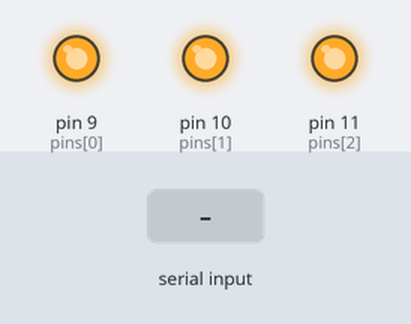
A sketch run on a simulated Arduino Uno, built with avr-gcc and run on an emulated ATmega328P. On the bench: output pins drawn as LEDs (lit = HIGH). The test bench sets the inputs (shaded band). Random numbers use the default seed unless the sketch sets one.

Above: at 1.2 s.
1.3 s: "R\n" received over Serial
At 1.8 s:
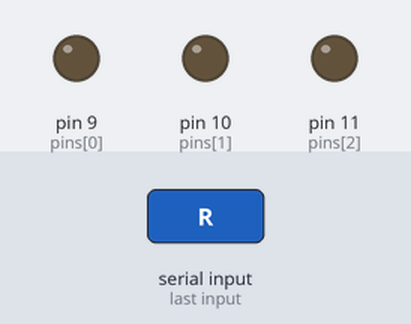
2.8 s: "90,45,200\n" received over Serial
At 4.0 s:
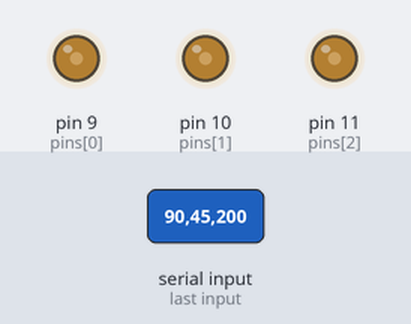
4.3 s: "200\n" received over Serial
At 5.3 s:
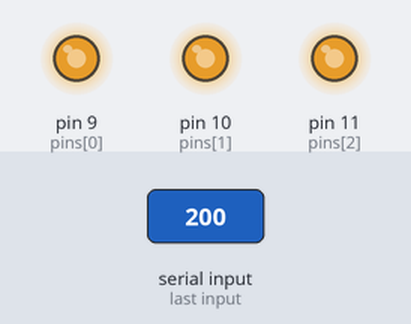
5.8 s: byte 10 ('\n') received over Serial
At 6.5 s:
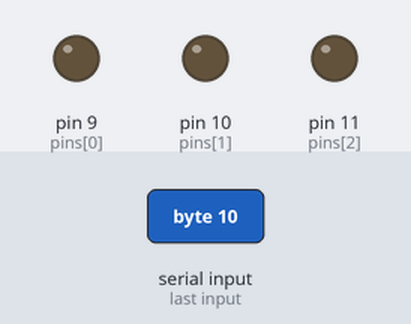
7.3 s: "90,45\n" received over Serial
At 7.6 s:
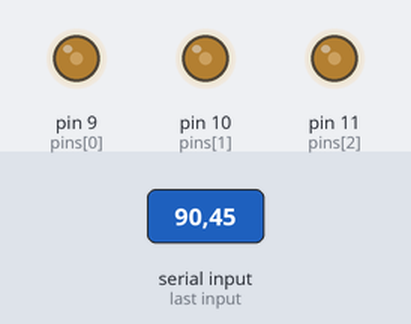
8.8 s: "G\n" received over Serial
At 9.9 s:
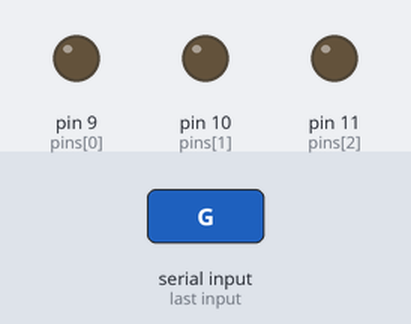
Timing chart, 0 to 11.3 s (numbered marks = the images above; inputs shaded):
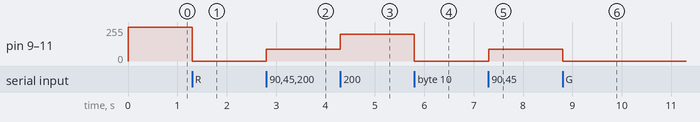

Measured:
- after the input at 1.3 s, pin 9 (pins[0]), pin 10 (pins[1]), pin 11 (pins[2]): 255/255 → 0/255 at once
- after the input at 2.8 s, pin 9 (pins[0]), pin 10 (pins[1]), pin 11 (pins[2]): 0/255 → 90/255 at once
- after the input at 4.3 s, pin 9 (pins[0]), pin 10 (pins[1]), pin 11 (pins[2]): 90/255 → 200/255 at once
- after the input at 5.8 s, pin 9 (pins[0]), pin 10 (pins[1]), pin 11 (pins[2]): 200/255 → 0/255 at once
- after the input at 7.3 s, pin 9 (pins[0]), pin 10 (pins[1]), pin 11 (pins[2]): 0/255 → 90/255 at once
- after the input at 8.8 s, pin 9 (pins[0]), pin 10 (pins[1]), pin 11 (pins[2]): 90/255 → 0/255 at once

The sketch:

rgbled.ino
```cpp
// PWM pins for red, green, blue leds respectively
int pins[] = {9, 10, 11};

// calibrate RGB leds by multiplying each channel by a value
// modify these so that the RGB leds start out white
double calibration[] = {1.00, 0.52, 0.33};

// minimum values for each channel to prevent extreme flicker from dithering
double minvals[] = {6.0, 3.0, 2.0};

// initial rgb values
double rgb[] = {255, 255, 255};

// temporary variables
double val;
char inChar;
String input = "";

void setup()  {
  Serial.begin(115200);

  // more than enough (tm)
  input.reserve(256);
}

void loop()  {
  for (int i = 0; i < 3; i++) {
    // calibrate and scale 0..255 to minvals[i]..255
    //val = (rgb[i] * calibration[i] + minvals[i]) / (255 + minvals[i]) * 255;
    val = rgb[i];

    // perform dither if value is not an integer
    if (val - floor(val) == 0) {
        val += (double) random() / 0x7FFFFFFF;
    }
    analogWrite(pins[i], max(0, min(floor(val), 255)));
  }
}

void serialEvent() {
  while (Serial.available()) {
    inChar = (char) Serial.read();
    input += inChar;

    // read entire line?
    if (inChar == '\n') {
      // input looks like "R255.00G255.00B255.00\n"
      rgb[0] = input.substring(input.indexOf("R") + 1, input.indexOf("G")).toFloat();
      rgb[1] = input.substring(input.indexOf("G") + 1, input.indexOf("B")).toFloat();
      rgb[2] = input.substring(input.indexOf("B") + 1, input.indexOf("\n")).toFloat();

      input.remove(0);
    }
  }
}
```
